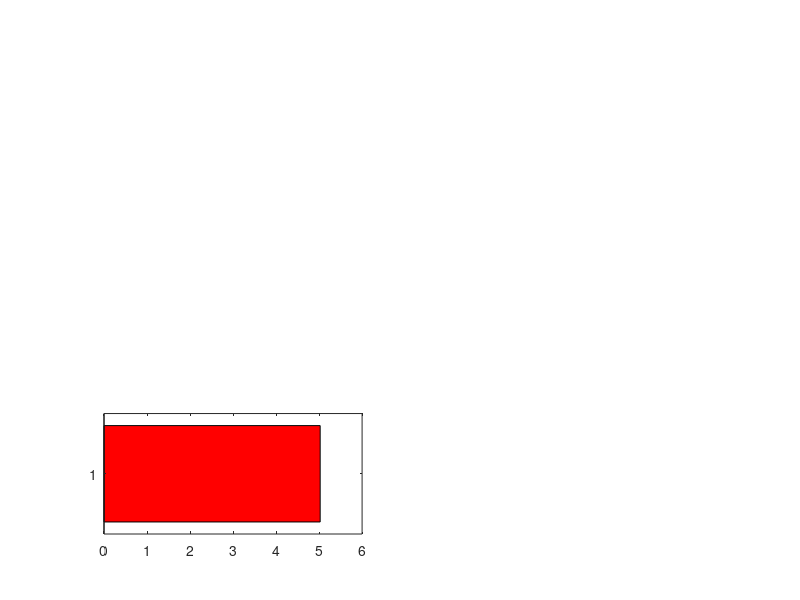

Recreate this plot in MATLAB. (Note: this script raises an error after producing the figure.)

% This code plots the shift in the SN points in the perturbed models
% relative to the unperturbed models. The SN points for the perturbed
% models are stored in 'param_ThrePert_SA0SB0_50pc_AND.mat' and the SN
% points for the unperturbed models are stored in
% 'param_SameSA0SB0_AND.mat'.

clear
clc

load param_ThrePert_SA0SB0_50pc_AND.mat
load param_SameSA0SB0_AND.mat

SNB_OG = SNB(nrr,:);    % SN points for unperturbed models

%%%%%%%%%%%%%%%%%%%%%%%%%%%%%%%%%%%%%%%%%%%%%%%%%%%%%%%%%%%%%%%%%%%%%%%%%%%
% Analysis of the SN points for the direct perturbations

diff_OG_dir = SNB_OG-SNB_SB0ltSA0;

pc_moved_dir = diff_OG_dir.*100./SNB_OG;

avg_pc_moved_dir = mean(pc_moved_dir);


std_err_dir = std(pc_moved_dir) ./ sqrt(size(pc_moved_dir, 1));

custom_colors = ['r', 'g', 'b','yellow'];

figure(2)
subplot(3,2,5)
bar(avg_pc_moved_dir, 'FaceColor', 'flat');

for i = 1:numel(avg_pc_moved_dir)
    c = custom_colors(i);
    barh(i, avg_pc_moved_dir(i), 'FaceColor', c);
    hold on;
    errorbar(avg_pc_moved_dir(i), i, std_err_dir(i), 'horizontal', 'Color', 'k');
end

hold off;


% Reverse the x-axis
set(gca, 'XDir', 'reverse');

%%%%%%%%%%%%%%%%%%%%%%%%%%%%%%%%%%%%%%%%%%%%%%%%%%%%%%%%%%%%%%%%%%%%%%%%%%%
% Analysis of the SN points for the indirect perturbations

diff_OG_ind = SNB_OG-SNB_SA0ltSB0;

pc_moved_ind = diff_OG_ind.*100./SNB_OG;

avg_pc_moved_ind = mean(pc_moved_ind);


std_err_ind = std(pc_moved_ind) ./ sqrt(size(pc_moved_ind, 1));

subplot(3,2,6)
bar(avg_pc_moved_ind, 'FaceColor', 'flat');

for i = 1:numel(avg_pc_moved_ind)
    c = custom_colors(i);
    barh(i, avg_pc_moved_ind(i), 'FaceColor', c);
    hold on;
    errorbar(avg_pc_moved_ind(i), i, std_err_ind(i), 'horizontal', 'Color', 'k');
end

hold off;

% Reverse the x-axis
set(gca, 'XDir', 'reverse');
